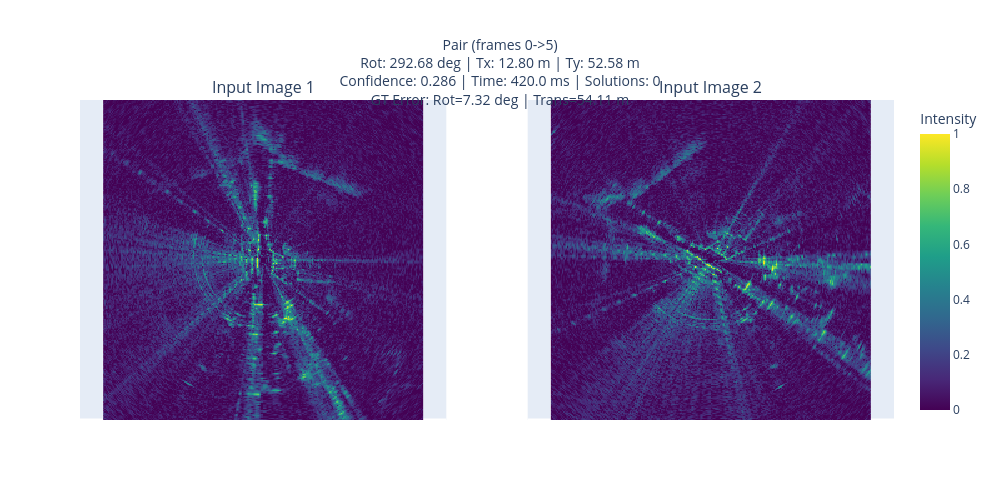

The notebook cell saved with this chart:
### Markdown cell above
## Registration Result

The estimated rotation (`R.from_euler("z", yaw)`) and translation (`[tx, -ty]`) are used to build a 4x4 transform, converted to a 2D image affine via `get_affine_matrix`, then img2 is warped with `cv2.warpPerspective` and blended 50/50 with img1. The same affine transform pipeline is used as in `viewBoreasPairs.py`. The implicit pixel-magnitude bug in `get_affine_matrix` (translation in meters, treated as pixels by cv2) matches the reference script precisely.

### Code cell
if img1 is not None and img2 is not None and meta_df is not None:
    # Build 4x4 transform (same as viewBoreasPairs.py)
    yaw = np.deg2rad(rot_deg)
    transform_4x4 = np.eye(4)
    transform_4x4[:3, :3] = R.from_euler("z", yaw).as_matrix()
    transform_4x4[:3, 3] = [tx_m, -ty_m, 0.0]

    # Convert to 2D image affine (same as get_affine_matrix from boreasDatasetLoader.py)
    inv_t = np.linalg.inv(transform_4x4)
    affine_2d = np.eye(3)
    affine_2d[:2, :2] = inv_t[:2, :2]
    affine_2d[0, 2] = -inv_t[1, 3] / pixel_size
    affine_2d[1, 2] = inv_t[0, 3] / pixel_size
    # Rotation center compensation (rotate around image center)
    c_center = N / 2.0
    T_c = np.eye(3)
    T_c[:2, 2] = [c_center, c_center]
    T_c_inv = np.eye(3)
    T_c_inv[:2, 2] = [-c_center, -c_center]
    affine_2d = T_c @ affine_2d @ T_c_inv

    # Warp img2 using cv2.warpPerspective
    warped = cv2.warpPerspective(img2, affine_2d, (N, N))
    blended = 0.5 * img1 + 0.5 * warped

    # Normalize for display
    img1_norm = (img1 - img1.min()) / (img1.max() - img1.min() + 1e-10)
    img2_norm = (img2 - img2.min()) / (img2.max() - img2.min() + 1e-10)
    blended_norm = (blended - blended.min()) / (blended.max() - blended.min() + 1e-10)

    # Title text
    title = (f'Pair (frames {frame1}->{frame2})<br>'
             f'Rot: {rot_deg:.2f} deg | Tx: {tx_m:.2f} m | Ty: {ty_m:.2f} m<br>'
             f'Confidence: {confidence:.3f} | Time: {time_ms:.1f} ms | Solutions: {n_solutions}<br>'
             f'GT Error: Rot={gt_rot_err:.2f} deg | Trans={gt_trans_err:.2f} m')

    # Show img1 and img2 side by side (both square in 1x2 layout)
    fig = make_subplots(
        rows=1, cols=2,
        subplot_titles=('Input Image 1', 'Input Image 2'),
        specs=[[{'type': 'heatmap'}, {'type': 'heatmap'}]],
        horizontal_spacing=0.1
    )
    fig.add_trace(go.Heatmap(z=img1_norm, colorscale='Viridis', showscale=True,
                             colorbar_title='Intensity'), row=1, col=1)
    fig.add_trace(go.Heatmap(z=img2_norm, colorscale='Viridis', showscale=False), row=1, col=2)
    fig.update_layout(
        height=500,
        width=1000,
        title_text=title,
        title_font_size=14,
        title_x=0.5
    )
    fig.update_xaxes(showticklabels=False, showgrid=False)
    fig.update_yaxes(showticklabels=False, showgrid=False)
    fig.update_yaxes(scaleanchor="x",  scaleratio=1, row=1, col=1)
    fig.update_yaxes(scaleanchor="x2", scaleratio=1, row=1, col=2)
    fig.update_yaxes(scaleanchor="x3", scaleratio=1, row=2, col=1)
    fig.update_yaxes(scaleanchor="x4", scaleratio=1, row=2, col=2)
    fig.show()
else:
    print('Cannot display: missing data files.')

### Figure 1 — Plotly figure (JSON) as saved in the notebook; plotly's stock layout.template omitted (floating-point values rounded to 4 significant figures; data arrays with more than 128 entries replaced by an {"elided": "..."} marker saying what was removed)
{"data": [{"colorbar": {"title": {"text": "Intensity"}}, "colorscale": [[0, "#440154"], [0.1111, "#482878"], [0.2222, "#3e4989"], [0.3333, "#31688e"], [0.4444, "#26828e"], [0.5556, "#1f9e89"], [0.6667, "#35b779"], [0.7778, "#6ece58"], [0.8889, "#b5de2b"], [1, "#fde725"]], "showscale": true, "type": "heatmap", "xaxis": "x", "yaxis": "y", "z": {"elided": "256x256 float values"}}, {"colorscale": [[0, "#440154"], [0.1111, "#482878"], [0.2222, "#3e4989"], [0.3333, "#31688e"], [0.4444, "#26828e"], [0.5556, "#1f9e89"], [0.6667, "#35b779"], [0.7778, "#6ece58"], [0.8889, "#b5de2b"], [1, "#fde725"]], "showscale": false, "type": "heatmap", "xaxis": "x2", "yaxis": "y2", "z": {"elided": "256x256 float values"}}], "layout": {"annotations": [{"font": {"size": 16}, "showarrow": false, "text": "Input Image 1", "x": 0.225, "xanchor": "center", "xref": "paper", "y": 1, "yanchor": "bottom", "yref": "paper"}, {"font": {"size": 16}, "showarrow": false, "text": "Input Image 2", "x": 0.775, "xanchor": "center", "xref": "paper", "y": 1, "yanchor": "bottom", "yref": "paper"}], "height": 500, "title": {"font": {"size": 14}, "text": "Pair (frames 0->5)<br>Rot: 292.68 deg | Tx: 12.80 m | Ty: 52.58 m<br>Confidence: 0.286 | Time: 420.0 ms | Solutions: 0<br>GT Error: Rot=7.32 deg | Trans=54.11 m", "x": 0.5}, "width": 1000, "xaxis": {"anchor": "y", "domain": [0, 0.45], "showgrid": false, "showticklabels": false}, "xaxis2": {"anchor": "y2", "domain": [0.55, 1], "showgrid": false, "showticklabels": false}, "yaxis": {"anchor": "x", "domain": [0, 1], "scaleanchor": "x", "scaleratio": 1, "showgrid": false, "showticklabels": false}, "yaxis2": {"anchor": "x2", "domain": [0, 1], "scaleanchor": "x2", "scaleratio": 1, "showgrid": false, "showticklabels": false}}}
